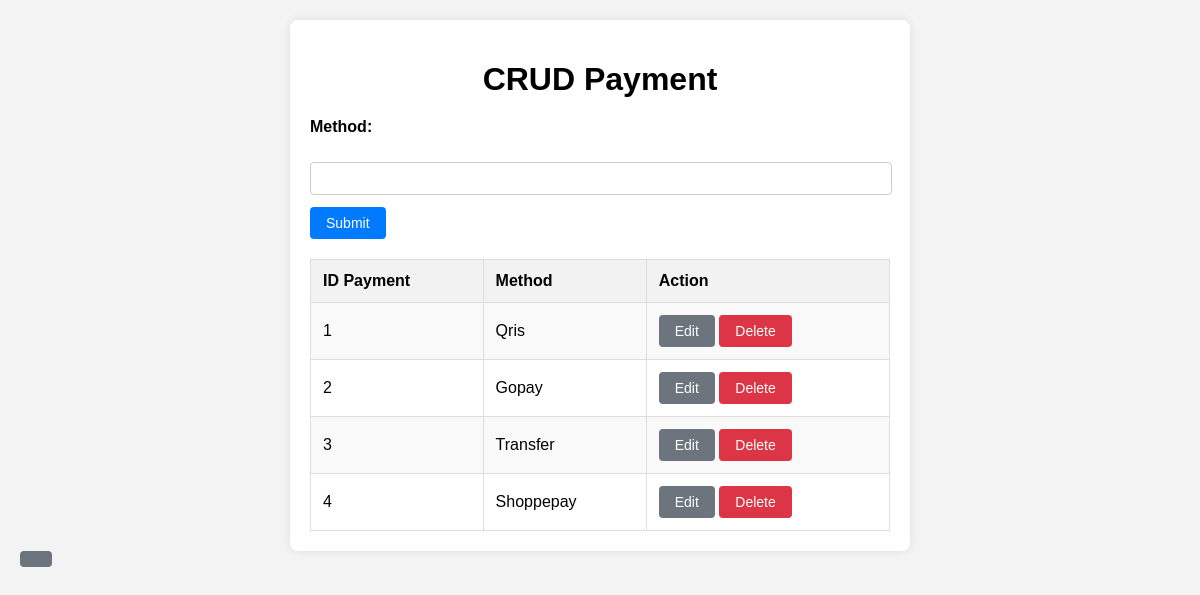
Screenshot of /payment/datapayment.php with the database file from the repository.
### tables this page shows
CREATE TABLE `payment` (
  `id_pay` int(11) NOT NULL,
  `method` varchar(100) NOT NULL
);

### payment/datapayment.php (the view, shortened to what this page needs)
<?php
$koneksi = mysqli_connect("localhost", "username", "password", "kesehatan");
$query = "SELECT * FROM payment";
$result = mysqli_query($koneksi, $query);
?>
<!DOCTYPE html>
<html lang="en">
<head>
    <link rel="stylesheet" href="style.css">
</head>
<body>
    <div class="container">
        <h1>CRUD Payment</h1>
        <form action="" method="post">
            <label for="method">Method:</label><br>
            <input type="text" id="method" name="method" value="<?php echo isset($_GET['method']) ? $_GET['method'] : ''; ?>" required><br>
            <input type="submit" name="submit" value="<?php echo isset($_GET['action']) && $_GET['action'] == 'edit' ? 'Update' : 'Submit'; ?>" class="submit-btn">
        </form>
        <table>
            <tr>
                <th>ID Payment</th>
                <th>Method</th>
                <th>Action</th>
            </tr>
            <?php while ($row = mysqli_fetch_assoc($result)) : ?>
            <tr>
                <td><?php echo $row['id_pay']; ?></td>
                <td><?php echo $row['method']; ?></td>
                <td>
                    <a href="datapayment.php?action=edit&id=<?php echo $row['id_pay']; ?>&method=<?php echo $row['method']; ?>" class="edit-btn">Edit</a>
                    <a href="datapayment.php?action=delete&id=<?php echo $row['id_pay']; ?>" class="delete-btn" onclick="return confirm('Apakah Anda yakin ingin menghapus data ini?');">Delete</a>
                </td>
            </tr>
            <?php endwhile; ?>
        </table>
    </div>
    <a href="../admin.php" class="edit-btn"Back></a>
</body>
</html>

### payment/style.css (style rules this page uses)
body { font-family: Arial, sans-serif; margin: 0; padding: 20px; background-color: #f4f4f4; }
.container { width: 50%; margin: 0 auto; background: #fff; padding: 20px; border-radius: 8px; box-shadow: 0 0 10px rgba(0, 0, 0, 0.1); }
h1 { text-align: center; margin-bottom: 20px; }
form { width: 100%; }
label { display: block; margin-bottom: 8px; font-weight: bold; }
input[type="text"] { width: calc(100% - 20px); padding: 8px 10px; margin-bottom: 12px; border: 1px solid #ccc; border-radius: 4px; }
.submit-btn, .edit-btn, .delete-btn { display: inline-block; padding: 8px 16px; color: #fff; border: none; border-radius: 4px; cursor: pointer; font-size: 14px; text-decoration: none; }
.submit-btn { background-color: #007BFF; }
.edit-btn { background-color: #6c757d; }
.delete-btn { background-color: #dc3545; }
table { width: 100%; border-collapse: collapse; margin-top: 20px; }
table, th, td { border: 1px solid #ddd; }
th, td { padding: 12px; text-align: left; }
th { background-color: #f2f2f2; }
tr:nth-child(even) { background-color: #f9f9f9; }

### rows the page displays
payment: id_pay "1", method "Qris"
payment: id_pay "2", method "Gopay"
payment: id_pay "3", method "Transfer"
payment: id_pay "4", method "Shoppepay"
